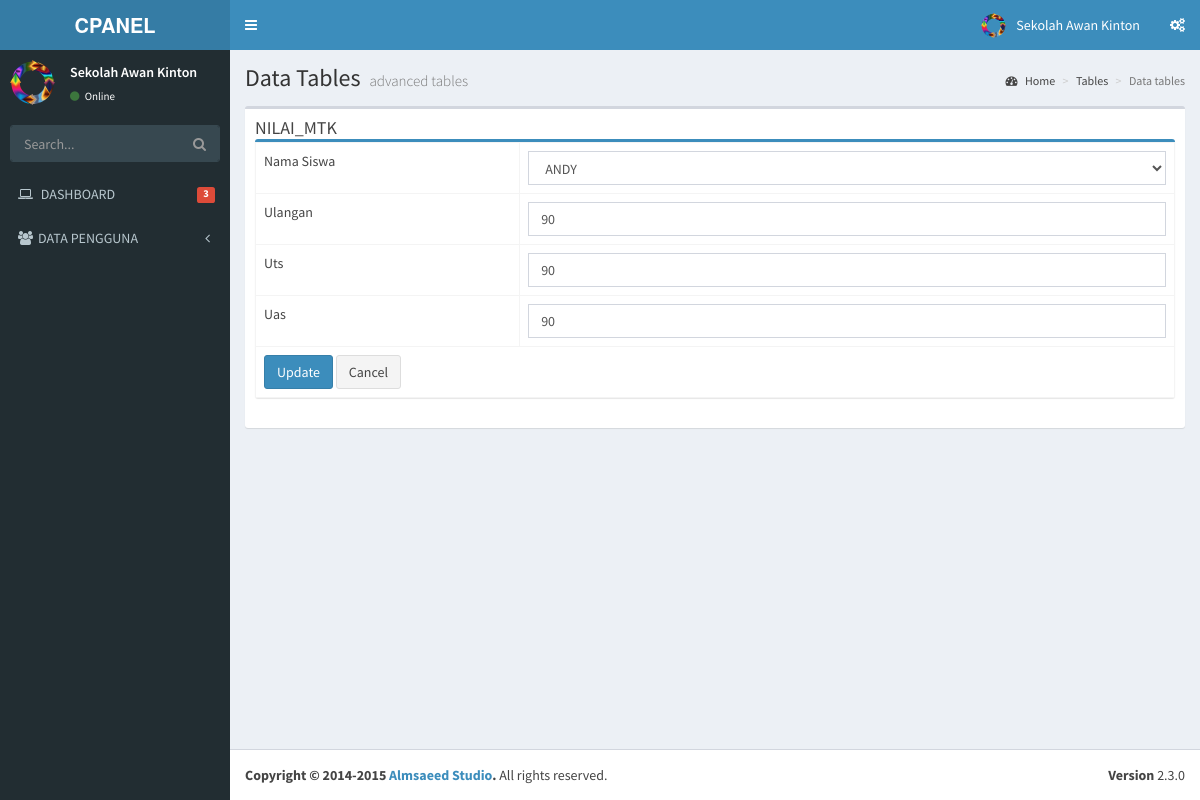
The page /nilai_mtk/update/4 on the database its author committed.
### tables this page shows
CREATE TABLE `menu` (
  `id` int(11) NOT NULL,
  `name` varchar(50) NOT NULL,
  `link` varchar(50) NOT NULL,
  `icon` varchar(30) NOT NULL,
  `is_active` int(1) NOT NULL,
  `is_parent` int(1) NOT NULL
);

CREATE TABLE `nilai_mtk` (
  `id` int(11) NOT NULL,
  `nama_siswa` varchar(50) NOT NULL,
  `ulangan` int(11) DEFAULT NULL,
  `uts` int(11) DEFAULT NULL,
  `uas` int(11) DEFAULT NULL
);

### application/libraries/Template.php (called while the page is built)
<?php if ( ! defined('BASEPATH')) exit('No direct script access allowed');
class Template {
		var $template_data = array();
		function set($name, $value)
		{
			$this->template_data[$name] = $value;
		}
		function load($template = '', $view = '' , $view_data = array(), $return = FALSE)
		{
			$this->CI =& get_instance();
			$this->set('contents', $this->CI->load->view($view, $view_data, TRUE));
			return $this->CI->load->view($template, $this->template_data, $return);
		}
}

### application/controllers/Nilai_mtk.php (called while the page is built, shortened)
<?php
class Nilai_mtk extends CI_Controller
{
    public function update($id)
    {
        $row = $this->Nilai_mtk_model->get_by_id($id);
        if ($row) {
            $data = array(
                'button' => 'Update',
                'action' => site_url('nilai_mtk/update_action'),
		'id' => set_value('id', $row->id),
		'nama_siswa' => set_value('nama_siswa', $row->nama_siswa),
		'ulangan' => set_value('ulangan', $row->ulangan),
		'uts' => set_value('uts', $row->uts),
		'uas' => set_value('uas', $row->uas),
	    );
            $this->template->load('template','nilai_mtk_form', $data);
        } else {
            $this->session->set_flashdata('message', 'Record Not Found');
            redirect(site_url('nilai_mtk'));
        }
    }
}

### index.php (called while the page is built, shortened)
<?php
require_once BASEPATH.'core/CodeIgniter.php';

### application/models/Nilai_mtk_model.php (called while the page is built, shortened)
<?php
class Nilai_mtk_model extends CI_Model
{
    public $table = 'nilai_mtk';
    public $id = 'id';
    function get_by_id($id)
    {
        $this->db->where($this->id, $id);
        return $this->db->get($this->table)->row();
    }
}

### application/views/nilai_mtk_form.php (the view, shortened to what this page needs)
    <section class='content'>
      <div class='row'>
        <div class='col-xs-12'>
          <div class='box'>
            <div class='box-header'>
              <h3 class='box-title'>NILAI_MTK</h3>
                  <div class='box box-primary'>
    <form action="<?php echo $action; ?>" method="post"><table class='table table-bordered'>
 <tr><td>Nama Siswa <?php echo form_error('nama_siswa') ?></td>
        <td>
          <?php echo cmb_dinamis('nama_siswa', 'siswa', 'nama', 'id', $nama_siswa) ?>
    </td>
 <tr><td>Ulangan <?php echo form_error('ulangan') ?></td>
        <td><input type="text" class="form-control" name="ulangan" id="ulangan" placeholder="Ulangan" value="<?php echo $ulangan; ?>" />
    </td>
 <tr><td>Uts <?php echo form_error('uts') ?></td>
        <td><input type="text" class="form-control" name="uts" id="uts" placeholder="Uts" value="<?php echo $uts; ?>" />
    </td>
 <tr><td>Uas <?php echo form_error('uas') ?></td>
        <td><input type="text" class="form-control" name="uas" id="uas" placeholder="Uas" value="<?php echo $uas; ?>" />
    </td>
 <tr><td colspan='2'><button type="submit" class="btn btn-primary"><?php echo $button ?></button>
 <a href="<?php echo site_url('nilai_mtk') ?>" class="btn btn-default">Cancel</a></td></tr>
</table></form>
</div>
          </div>
        </div>
      </div>
    </section>

### application/views/template.php (shortened to what this page needs)
<!DOCTYPE html>
<html>
    <head>
        <link rel="stylesheet" href="<?php echo base_url() ?>template/bootstrap/css/bootstrap.min.css">
        <link rel="stylesheet" href="<?php echo base_url() ?>template/font-awesome-4.4.0/css/font-awesome.min.css">
        <link rel="stylesheet" href="<?php echo base_url() ?>template/ionicons-2.0.1/css/ionicons.min.css">
        <link rel="stylesheet" href="<?php echo base_url() ?>template/plugins/datatables/dataTables.bootstrap.css">
        <link rel="stylesheet" href="<?php echo base_url() ?>template/dist/css/AdminLTE.min.css">
        <link rel="stylesheet" href="<?php echo base_url() ?>template/dist/css/skins/_all-skins.min.css">
    </head>
    <body class="hold-transition skin-blue sidebar-mini">
        <div class="wrapper">
            <header class="main-header">
                <a href="index2.html" class="logo">
                    <span class="logo-lg"><b>CPANEL</b></span>
                </a>
                <nav class="navbar navbar-static-top" role="navigation">
                    <a href="#" class="sidebar-toggle" data-toggle="offcanvas" role="button">
                    </a>
                    <div class="navbar-custom-menu">
                        <ul class="nav navbar-nav">
                            <li class="dropdown user user-menu">
                                <a href="#" class="dropdown-toggle" data-toggle="dropdown">
                                    <img src="<?php echo base_url()?>template/dist/img/logo.png" class="user-image" alt="User Image">
                                    <span class="hidden-xs">Sekolah Awan Kinton</span>
                                </a>
                            </li>
                            <li>
                                <a href="#" data-toggle="control-sidebar"><i class="fa fa-gears"></i></a>
                            </li>
                        </ul>
                    </div>
                </nav>
            </header>
            <aside class="main-sidebar">
                <section class="sidebar">
                    <div class="user-panel">
                        <div class="pull-left image">
                            <img src="<?php echo base_url()?>template/dist/img/logo.png" class="img-circle" alt="User Image">
                        </div>
                        <div class="pull-left info">
                            <p>Sekolah Awan Kinton</p>
                            <a href="#"><i class="fa fa-circle text-success"></i> Online</a>
                        </div>
                    </div>
                    <form action="#" method="get" class="sidebar-form">
                        <div class="input-group">
                            <input type="text" name="q" class="form-control" placeholder="Search...">
                            <span class="input-group-btn">
                                <button type="submit" name="search" id="search-btn" class="btn btn-flat"><i class="fa fa-search"></i></button>
                            </span>
                        </div>
                    </form>
                    <ul class="sidebar-menu">
                        <li>
                            <a href="<?php echo site_url('dashboard') ?>">
                                <i class="fa fa-laptop"></i> <span>DASHBOARD</span>
                                <small class="label pull-right bg-red">3</small>
                            </a>
                        </li>
                        <?php
                        $menu = $this->db->get_where('menu', array('is_parent' => 0,'is_active'=>1));
                        foreach ($menu->result() as $m) {
                            $submenu = $this->db->get_where('menu',array('is_parent'=>$m->id,'is_active'=>1));
                            if($submenu->num_rows()>0){
                                echo "<li class='treeview'>
                                    ".anchor('#',  "<i class='$m->icon'></i>".strtoupper($m->name).' <i class="fa fa-angle-left pull-right"></i>')."
                                        <ul class='treeview-menu'>";
                                   echo"</ul>
                                    </li>";
                            }else{
                                echo "<li>" . anchor($m->link, "<i class='$m->icon'></i> <span>" . strtoupper($m->name)) . "</span></li>";
                            }
                        }
                        ?>
                    </ul>
                </section>
            </aside>
            <div class="content-wrapper">
                <section class="content-header">
                    <h1>
                        Data Tables
                        <small>advanced tables</small>
                    </h1>
                    <ol class="breadcrumb">
                        <li><a href="#"><i class="fa fa-dashboard"></i> Home</a></li>
                        <li><a href="#">Tables</a></li>
                        <li class="active">Data tables</li>
                    </ol>
                </section>
                <?php
                echo $contents;
                ?>
            </div>
            <footer class="main-footer">
                <div class="pull-right hidden-xs">
                    <b>Version</b> 2.3.0
                </div>
                <strong>Copyright &copy; 2014-2015 <a href="http://almsaeedstudio.com">Almsaeed Studio</a>.</strong> All rights reserved.
            </footer>
        </div>
    </body>
</html>

### rows shown on the page
menu: icon+name "DATA PENGGUNA"
nilai_mtk: ulangan "90", uts "90", uas "90"

### other values the page prints
$button "Update"
form field nama_siswa "ANDY"
